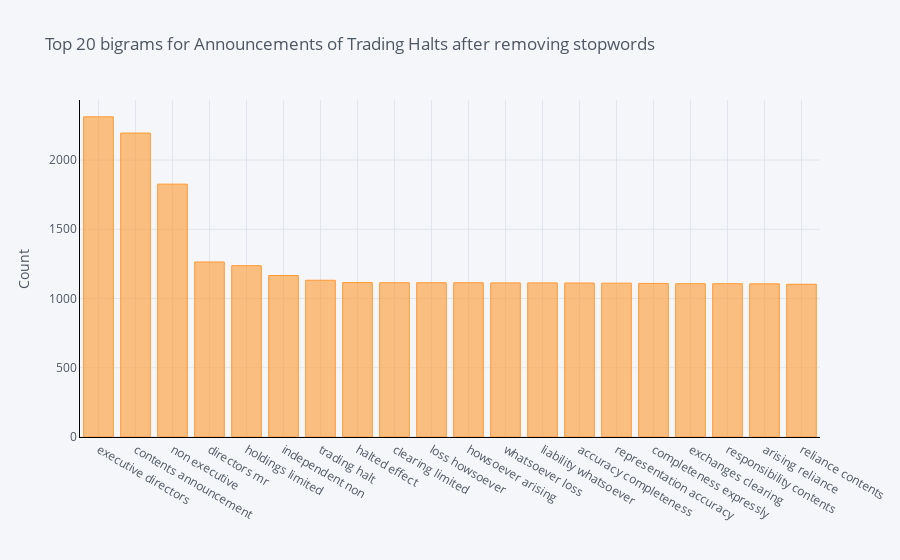

The cell this chart's notebook holds for it:
### Markdown cell above
Takeover offers are governed by the Takeovers Code, so no surprise here.

### Code cell
df_temp = pd.DataFrame(get_top_n_bigrams(th.Text, 20), columns = ['Text' , 'count'])
df_temp.groupby('Text').sum()['count'].sort_values(ascending=False).iplot(
    kind='bar', yTitle='Count', linecolor='black', title='Top 20 bigrams for Announcements of Trading Halts after removing stopwords')

### Figure 1 — Plotly figure (JSON) as saved in the notebook; plotly's stock layout.template omitted (floating-point values rounded to 4 significant figures)
{"data": [{"marker": {"color": "rgba(255, 153, 51, 0.6)", "line": {"color": "rgba(255, 153, 51, 1.0)", "width": 1}}, "name": "count", "orientation": "v", "text": "", "type": "bar", "x": ["executive directors", "contents announcement", "non executive", "directors mr", "holdings limited", "independent non", "trading halt", "halted effect", "clearing limited", "loss howsoever", "howsoever arising", "whatsoever loss", "liability whatsoever", "accuracy completeness", "representation accuracy", "completeness expressly", "exchanges clearing", "responsibility contents", "arising reliance", "reliance contents"], "y": [2312, 2195, 1826, 1264, 1237, 1166, 1132, 1115, 1114, 1114, 1114, 1113, 1113, 1112, 1111, 1109, 1107, 1107, 1106, 1103]}], "layout": {"legend": {"bgcolor": "#F5F6F9", "font": {"color": "#4D5663"}}, "paper_bgcolor": "#F5F6F9", "plot_bgcolor": "#F5F6F9", "title": {"font": {"color": "#4D5663"}, "text": "Top 20 bigrams for Announcements of Trading Halts after removing stopwords"}, "xaxis": {"gridcolor": "#E1E5ED", "linecolor": "black", "showgrid": true, "tickfont": {"color": "#4D5663"}, "title": {"font": {"color": "#4D5663"}, "text": ""}, "zerolinecolor": "#E1E5ED"}, "yaxis": {"gridcolor": "#E1E5ED", "linecolor": "black", "showgrid": true, "tickfont": {"color": "#4D5663"}, "title": {"font": {"color": "#4D5663"}, "text": "Count"}, "zerolinecolor": "#E1E5ED"}}}
